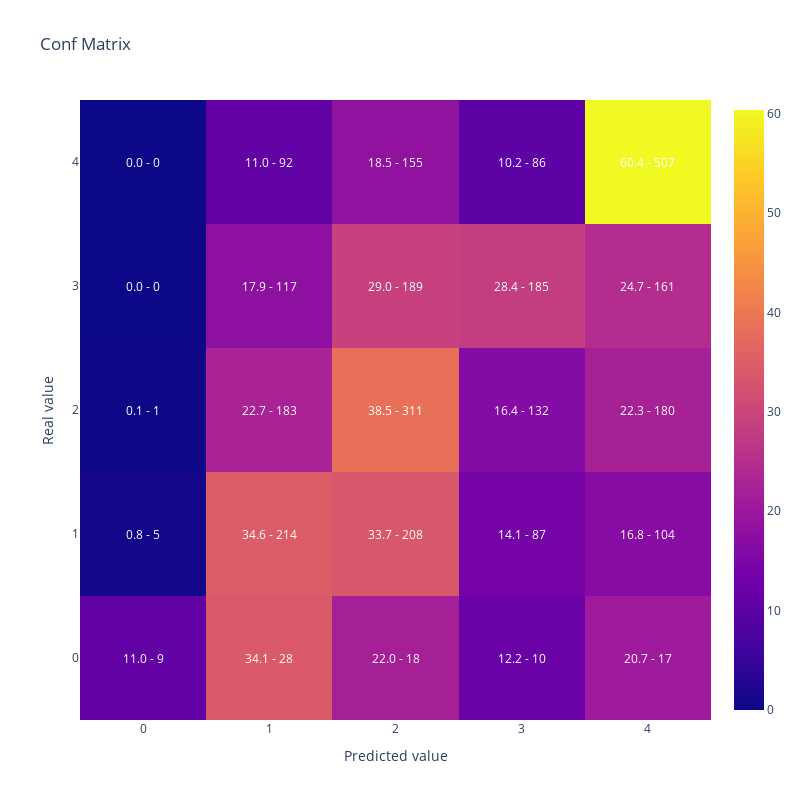

Notebook code for this chart:
### Code cell
# Evaluar el modelo en el conjunto de prueba
y_pred = lgb_model.predict(X_test).argmax(axis=1)
kappa_score = cohen_kappa_score(y_test, y_pred, weights='quadratic')
accuracy = accuracy_score(y_test, y_pred)
balanced_accuracy = balanced_accuracy_score(y_test, y_pred)

print(f'Kappa: {kappa_score}')
print(f'Accuracy: {accuracy}')
print(f'Balanced Accuracy: {balanced_accuracy}')

# Mostrar la matriz de confusión
display(plot_confusion_matrix(y_test, y_pred))

# Información adicional del modelo
print("Reporte de clasificación:\n", classification_report(y_test, y_pred))
lgb.plot_importance(lgb_model)
plt.show()

# Tamaño total del dataset de entrenamiento
total_data = X_train.shape[0]
train_data = X_train.shape[0]
percentage_used = (train_data / total_data) * 100

print(f"Total de datos en el dataset de entrenamiento: {total_data}")
print(f"Datos utilizados en el entrenamiento actual: {train_data}")
print(f"Porcentaje de datos utilizados: {percentage_used:.2f}%")

### Figure 1 — Plotly figure (JSON) as saved in the notebook; plotly's stock layout.template omitted (floating-point values rounded to 4 significant figures)
{"data": [{"type": "heatmap", "x": [0, 1, 2, 3, 4], "y": [0, 1, 2, 3, 4], "z": [[10.98, 34.15, 21.95, 12.2, 20.73], [0.8091, 34.63, 33.66, 14.08, 16.83], [0.1239, 22.68, 38.54, 16.36, 22.3], [0, 17.94, 28.99, 28.37, 24.69], [0, 10.95, 18.45, 10.24, 60.36]]}], "layout": {"annotations": [{"font": {"color": "white"}, "showarrow": false, "text": "11.0 - 9", "x": 0, "xref": "x", "y": 0, "yref": "y"}, {"font": {"color": "white"}, "showarrow": false, "text": "34.1 - 28", "x": 1, "xref": "x", "y": 0, "yref": "y"}, {"font": {"color": "white"}, "showarrow": false, "text": "22.0 - 18", "x": 2, "xref": "x", "y": 0, "yref": "y"}, {"font": {"color": "white"}, "showarrow": false, "text": "12.2 - 10", "x": 3, "xref": "x", "y": 0, "yref": "y"}, {"font": {"color": "white"}, "showarrow": false, "text": "20.7 - 17", "x": 4, "xref": "x", "y": 0, "yref": "y"}, {"font": {"color": "white"}, "showarrow": false, "text": "0.8 - 5", "x": 0, "xref": "x", "y": 1, "yref": "y"}, {"font": {"color": "white"}, "showarrow": false, "text": "34.6 - 214", "x": 1, "xref": "x", "y": 1, "yref": "y"}, {"font": {"color": "white"}, "showarrow": false, "text": "33.7 - 208", "x": 2, "xref": "x", "y": 1, "yref": "y"}, {"font": {"color": "white"}, "showarrow": false, "text": "14.1 - 87", "x": 3, "xref": "x", "y": 1, "yref": "y"}, {"font": {"color": "white"}, "showarrow": false, "text": "16.8 - 104", "x": 4, "xref": "x", "y": 1, "yref": "y"}, {"font": {"color": "white"}, "showarrow": false, "text": "0.1 - 1", "x": 0, "xref": "x", "y": 2, "yref": "y"}, {"font": {"color": "white"}, "showarrow": false, "text": "22.7 - 183", "x": 1, "xref": "x", "y": 2, "yref": "y"}, {"font": {"color": "white"}, "showarrow": false, "text": "38.5 - 311", "x": 2, "xref": "x", "y": 2, "yref": "y"}, {"font": {"color": "white"}, "showarrow": false, "text": "16.4 - 132", "x": 3, "xref": "x", "y": 2, "yref": "y"}, {"font": {"color": "white"}, "showarrow": false, "text": "22.3 - 180", "x": 4, "xref": "x", "y": 2, "yref": "y"}, {"font": {"color": "white"}, "showarrow": false, "text": "0.0 - 0", "x": 0, "xref": "x", "y": 3, "yref": "y"}, {"font": {"color": "white"}, "showarrow": false, "text": "17.9 - 117", "x": 1, "xref": "x", "y": 3, "yref": "y"}, {"font": {"color": "white"}, "showarrow": false, "text": "29.0 - 189", "x": 2, "xref": "x", "y": 3, "yref": "y"}, {"font": {"color": "white"}, "showarrow": false, "text": "28.4 - 185", "x": 3, "xref": "x", "y": 3, "yref": "y"}, {"font": {"color": "white"}, "showarrow": false, "text": "24.7 - 161", "x": 4, "xref": "x", "y": 3, "yref": "y"}, {"font": {"color": "white"}, "showarrow": false, "text": "0.0 - 0", "x": 0, "xref": "x", "y": 4, "yref": "y"}, {"font": {"color": "white"}, "showarrow": false, "text": "11.0 - 92", "x": 1, "xref": "x", "y": 4, "yref": "y"}, {"font": {"color": "white"}, "showarrow": false, "text": "18.5 - 155", "x": 2, "xref": "x", "y": 4, "yref": "y"}, {"font": {"color": "white"}, "showarrow": false, "text": "10.2 - 86", "x": 3, "xref": "x", "y": 4, "yref": "y"}, {"font": {"color": "white"}, "showarrow": false, "text": "60.4 - 507", "x": 4, "xref": "x", "y": 4, "yref": "y"}], "height": 800, "title": {"text": "Conf Matrix"}, "width": 800, "xaxis": {"title": {"text": "Predicted value"}}, "yaxis": {"title": {"text": "Real value"}}}}
